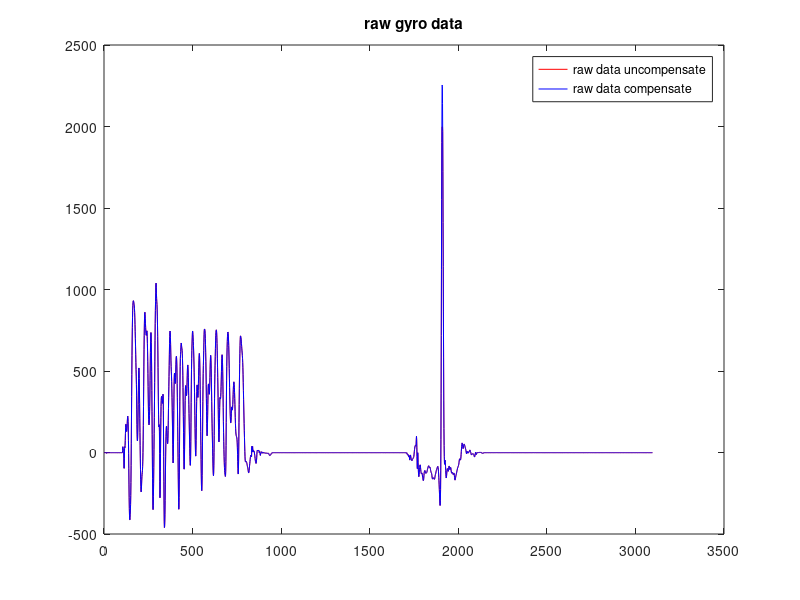
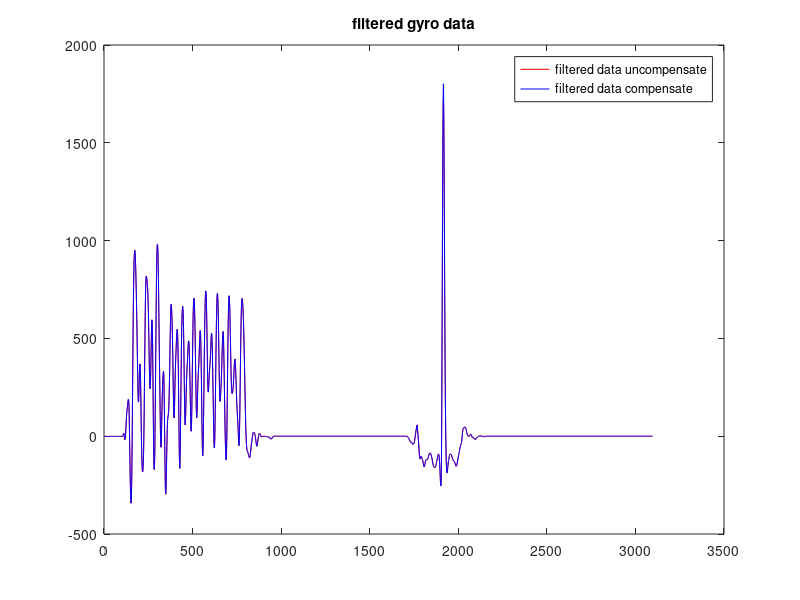

Reproduce these figures in MATLAB, in order.
clear all;
clc;

rawDataUn = load('gyroRawDataUn.txt', 'r');
rawDataEn = load('gyroRawDataEn.txt', 'r');
caliDataUn = load('gyroCaliDataUn.txt', 'r');
caliDataEn = load('gyroCaliDataEn.txt', 'r');

rawGyroZ = rawDataUn(:,4);
rawGyroZcompen = rawDataEn(:,4);
caliGyroZ = caliDataUn(:, 4);
caliGyroZcompen = caliDataEn(:, 4);

figure;
plot(rawGyroZ*180/pi, 'r');
hold on;
plot(rawGyroZcompen*180/pi, 'b');
legend('raw data uncompensate', 'raw data compensate');
title('raw gyro data');

figure;
plot(caliGyroZ*180/pi, 'r');
hold on;
plot(caliGyroZcompen*180/pi, 'b');
legend('filtered data uncompensate', 'filtered data compensate');
title('filtered gyro data');